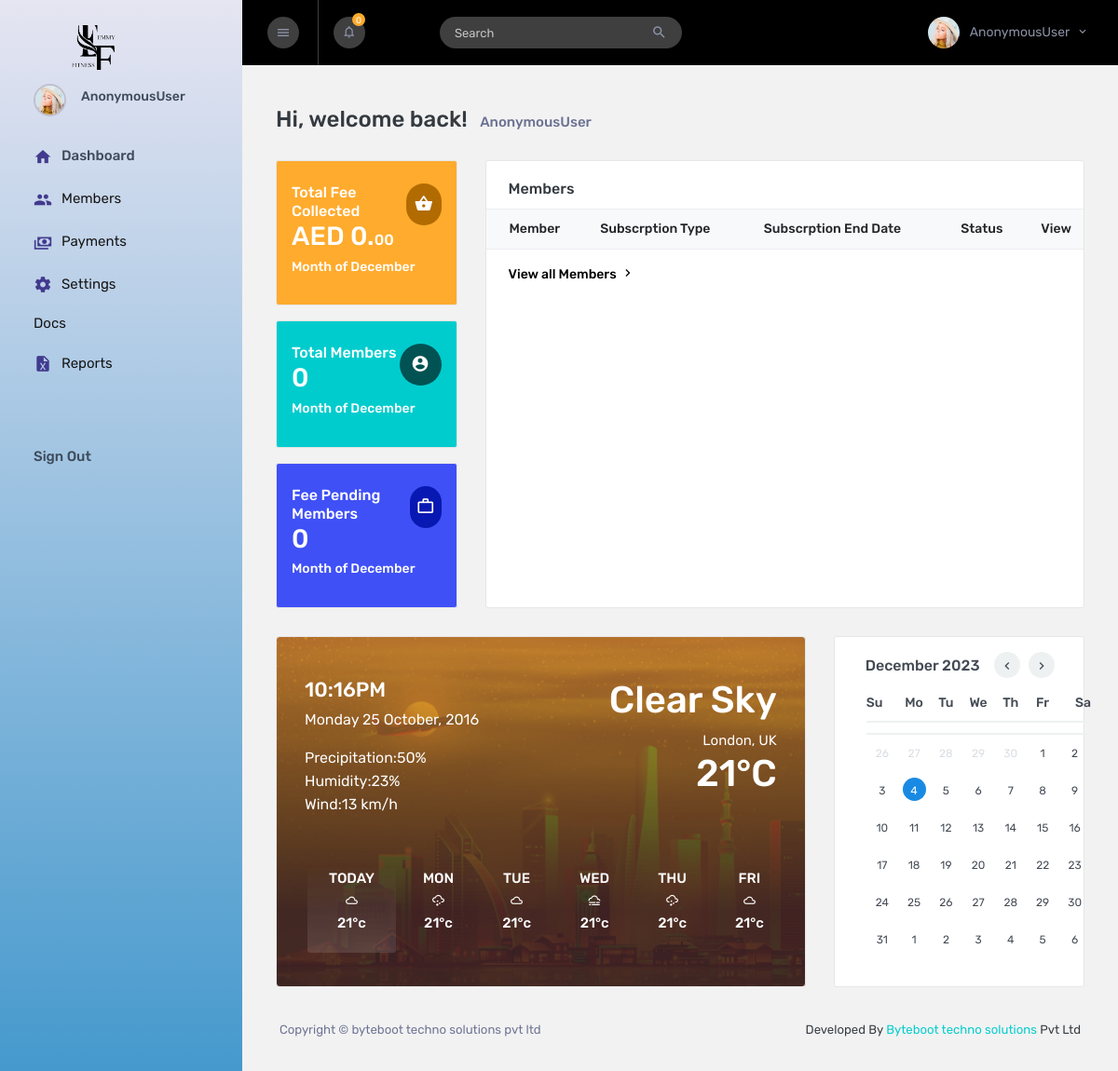
/Home, run on an earlier commit of the app's database.
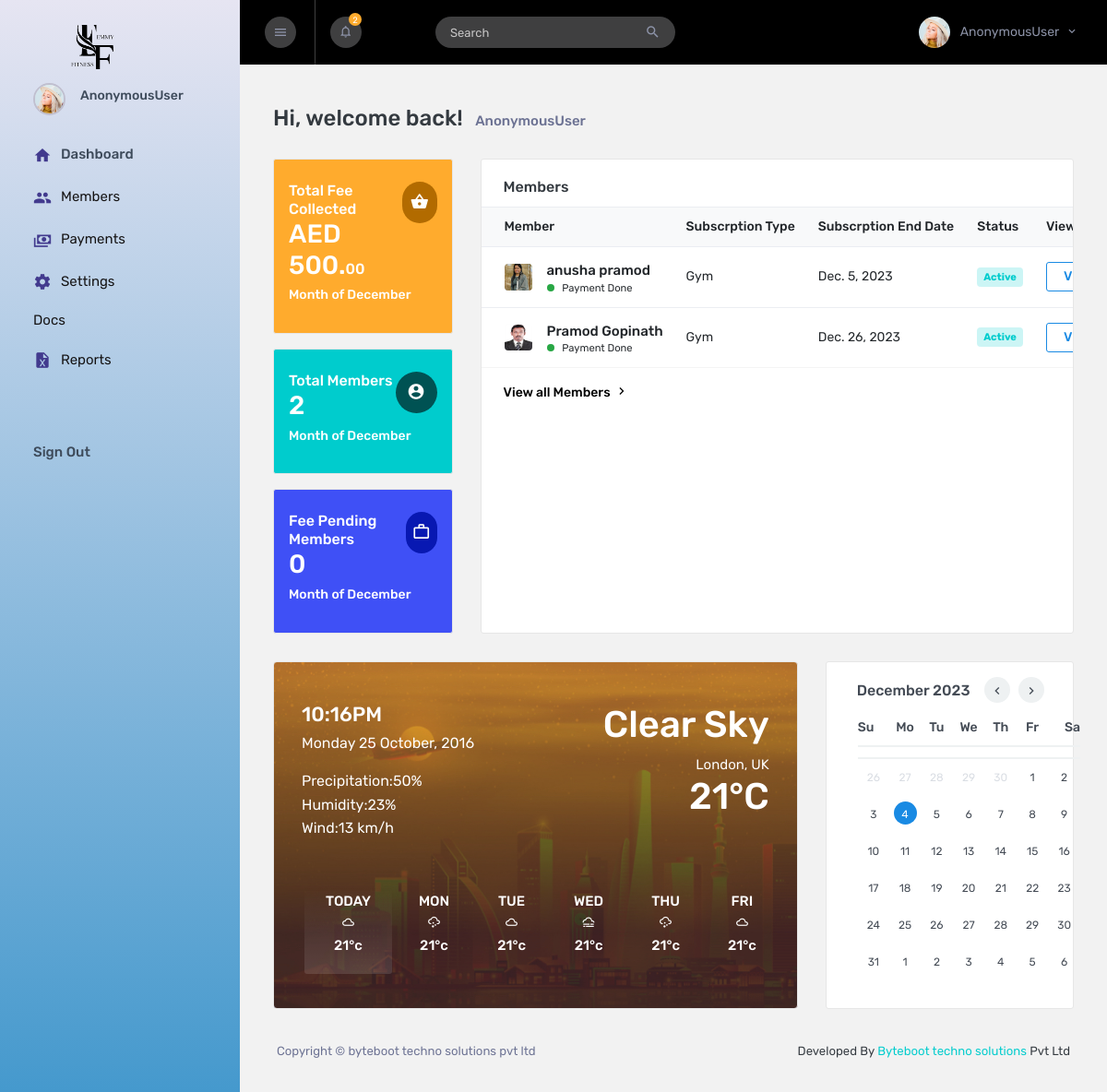
And on a later commit of the database.
### Members/models.py (models this page shows, shortened)
class Subscription(models.Model):
    Member = models.ForeignKey(MemberData, on_delete=models.CASCADE,null=True, blank=True)
    Type_Of_Subscription = models.ForeignKey(TypeSubsription,on_delete=models.SET_NULL,null=True,blank=True)
    Period_Of_Subscription = models.ForeignKey(Subscription_Period, on_delete=models.SET_NULL,null=True, blank=True)
    Amount = models.IntegerField()
    Subscribed_Date = models.DateField(auto_now_add=False)
    Subscription_End_Date = models.DateField(auto_now_add=False,null=True,blank=True)
    Batch = models.ForeignKey(Batch_DB, on_delete=models.SET_NULL,null=True, blank=True)
    Batch_Status = models.BooleanField(default=True)
    Payment_Status = models.BooleanField(default=False)

class MemberData(models.Model):
    First_Name = models.CharField(max_length=255)
    Last_Name = models.CharField(max_length=255)
    Date_Of_Birth = models.DateField(auto_now_add=False)
    Gender = models.CharField(max_length=255,choices=(("Male","Male"),("Female","Female"),("Other","Other")))
    Mobile_Number = models.IntegerField()
    Email = models.EmailField()
    Address = models.TextField(max_length=200)
    Medical_History = models.TextField(max_length=2000,null=True,blank=True)
    Registration_Date = models.DateField(auto_now_add=False)
    Photo = models.FileField(upload_to='member_photo')
    Date_Added = models.DateField(auto_now_add=True)
    Active_status = models.BooleanField(default=True)
    Access_status = models.BooleanField(default=False)
    Access_Token_Id = models.CharField(max_length=255,null=True,blank=True)
    def __str__(self):
        return self.First_Name +" "+self.Last_Name

class TypeSubsription(models.Model):
    Type = models.CharField(max_length=255)
    def __str__(self):
        return self.Type

### Index/views.py (the view)
# urls.py: path("Home",views.Home,name="Home"),
def Home(request):
    subscribers = Subscription.objects.all()[:8][::-1]
    members = MemberData.objects.all()
    month = datetime.now().strftime('%B')
    notification_payments = Payment.objects.filter(Payment_Date__gte = start_date,Payment_Date__lte = end_date )
    subscrib = Subscription.objects.filter(Subscription_End_Date__lte = end_date)
    for i in subscrib:
        i.Payment_Status = False
        i.save()
        access = AccessToGate.objects.get(Subscription = i)
        access.Status = False
        access.save()
    access = AccessToGate.objects.filter(Validity_Date__lte = end_date )
    for i in access:
        i.Status = False
        i.save()
    collected_amount = 0
    payment = Payment.objects.filter(Payment_Date__month = this_month)
    for i in payment:
        collected_amount += i.Amount
    context = {
        "subscribers":subscribers,
        "membercount":members.count(),
        "feepending":Subscription.objects.filter(Payment_Status = False).count(),
        "month":month,
        "collected_amount":collected_amount,
        "notification_payments":notification_payments,
        "notificationcount":notification_payments.count()
    }
    return render(request,"index.html",context)

### templates/index.html (shortened to what the changed rows need)
{% load static %}
{% static "images" as baseurl %}
<!DOCTYPE html>
<html lang="en">
  <head>
    <link rel="stylesheet" href="{%static 'assets/vendors/mdi/css/materialdesignicons.min.css' %}" />
    <link rel="stylesheet" href="{%static 'assets/vendors/flag-icon-css/css/flag-icon.min.css' %}" />
    <link rel="stylesheet" href="{%static 'assets/vendors/css/vendor.bundle.base.css' %}" />
    <link rel="stylesheet" href="{%static 'assets/vendors/font-awesome/css/font-awesome.min.css' %}" />
    <link rel="stylesheet" href="{%static 'assets/vendors/bootstrap-datepicker/bootstrap-datepicker.min.css' %}" />
    <link rel="stylesheet" href="{%static 'assets/css/style.css' %}" />
  </head>
  <body>
    <div class="container-scroller">
      <div class="container-fluid page-body-wrapper">
        <nav class="navbar col-lg-12 col-12 p-lg-0 fixed-top d-flex flex-row">
          <div class="navbar-menu-wrapper d-flex align-items-stretch justify-content-between">
            <ul class="navbar-nav">
              <li class="nav-item dropdown">
                <a class="nav-link count-indicator dropdown-toggle" id="notificationDropdown" href="#" data-toggle="dropdown">
                  <i class="mdi mdi-bell-outline"></i>
                  <span class="count count-varient1">{{notificationcount}}</span>
                </a>
              </li>
            </ul>
          </div>
        </nav>
        {% block content %}
        <div class="main-panel">
          <div class="content-wrapper pb-0">
            <div class="row">
              <div class="col-xl-3 col-lg-12 stretch-card grid-margin">
                <div class="row">
                  <div class="col-xl-12 col-md-6 stretch-card grid-margin grid-margin-sm-0 pb-sm-3">
                    <div class="card bg-warning">
                      <div class="card-body px-3 py-4">
                        <div class="d-flex justify-content-between align-items-start">
                          <div class="color-card">
                            <p class="mb-0 color-card-head">Total Fee Collected</p>
                            <h2 class="text-white"> AED {{collected_amount}}.<span class="h5">00</span>
                            </h2>
                          </div>
                        </div>
                      </div>
                    </div>
                  </div>
                  <div class="col-xl-12 col-md-6 stretch-card pb-sm-3 pb-lg-0 pb-xl-3">
                    <div class="card bg-success">
                      <div class="card-body px-3 py-4">
                        <div class="d-flex justify-content-between align-items-start">
                          <div class="color-card">
                            <p class="mb-0 color-card-head">Total Members</p>
                            <h2 class="text-white">{{membercount}}</h2>
                          </div>
                        </div>
                      </div>
                    </div>
                  </div>
                  <div class="col-xl-12 col-md-6 stretch-card grid-margin grid-margin-sm-0 pb-sm-3 pb-lg-0 ">
                    <div class="card bg-primary">
                      <div class="card-body px-3 py-4">
                        <div class="d-flex justify-content-between align-items-start">
                          <div class="color-card">
                            <h2 class="text-white"> {{feepending}}
                            </h2>
                          </div>
                        </div>
                      </div>
                    </div>
                  </div>
                </div>
              </div>
              <div class="col-xl-9 col-sm-6 grid-margin stretch-card">
                <div class="card" style="max-height: 700px;">
                  <div class="card-body px-0 overflow-auto">
                    <div class="table-responsive">
                      <table class="table">
                        <thead class="bg-light">
                          <tr>
                            <th>Member</th>
                            <th>Subscrption Type</th>
                            <th>Subscrption End Date</th>
                            <th>Status</th>
                            <th>View</th>
                          </tr>
                        </thead>
                        <tbody>
                          {% for sub in subscribers  %}
                          <tr>
                            <td>
                              <div class="d-flex align-items-center">
                                <img src="{{sub.Member.Photo.url}}" alt="image" />
                                <div class="table-user-name ml-3">
                                  <p class="mb-0 font-weight-medium"> {{sub.Member.First_Name}} {{sub.Member.Last_Name}} </p>
                                  {% if sub.Payment_Status == False %}
                                  <small class="text-danger"> Payment Not Completed</small>
                                  {% else %}
                                  <small> Payment Done</small>
                                  {% endif %}
                                </div>
                              </div>
                            </td>
                            <td>{{sub.Type_Of_Subscription}}</td>
                            <td>
                              {{sub.Subscription_End_Date}}
                            </td>
                            <td>
                              {% if sub.Payment_Status == False %}
                              <div class="badge badge-inverse-danger"> Inactive </div>
                              {% else %}
                              <div class="badge badge-inverse-success"> Active </div>
                              {% endif %}
                            </td>
                            <td>
                                <a href="{%url 'MembersSingleView' sub.Member.id %}" class="btn btn-outline-info">View</a>
                            </td>
                          </tr>
                          {% endfor %}
                        </tbody>
                      </table>
                    </div>
                  </div>
                </div>
              </div>
            </div>
            <div class="row">
              <div class="col-xl-8 grid-margin stretch-card">
                <div class="card card-calender">
                  <div class="card-body">
                    <div class="row pt-4">
                      <div class="col-sm-6">
                        <h1 class="text-white">10:16PM</h1>
                      </div>
                    </div>
                  </div>
                </div>
              </div>
            </div>
          </div>
        </div>
        {% endblock  %}
      </div>
    </div>
  </body>
</html>

What changed in the data, as far as the page shows it:
added Subscription: Member.Photo (picture), Member.First_Name "anusha", Member.Last_Name "pramod", Payment_Status "Payment Done", Type_Of_Subscription "Gym", Subscription_End_Date "Dec. 5, 2023"
added Subscription: Member.Photo (picture), Member.First_Name "Pramod", Member.Last_Name "Gopinath", Payment_Status "Payment Done", Type_Of_Subscription "Gym", Subscription_End_Date "Dec. 26, 2023"
Also different on the page:
{{ notificationcount }}: "0" → "2"
{{ collected_amount }}: "0" → "500"
{{ membercount }}: "0" → "2"
